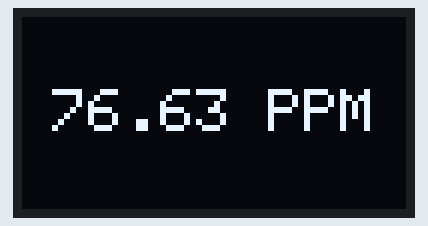
Recording of a sketch running on a simulated ESP32. On the bench: 128×64 one-colour display. The display library's start-up logo is not drawn.

Above: at 1.2 s.

The sketch:

mq135_burn-in.ino
```cpp
// Credits to Mona Samsam. Source: https://circuitdigest.com/microcontroller-projects/interfacing-mq135-gas-sensor-with-arduino-to-measure-co2-levels-in-ppm

#include "MQ135.h"
#include <SPI.h>
#include <Adafruit_GFX.h>
#include <Adafruit_SSD1306.h>

#define SCREEN_WIDTH 128    // OLED display width, in pixels
#define SCREEN_HEIGHT 64    // OLED display height, in pixels
#define OLED_RESET    32    // Reset pin
#define SCREEN_ADDRESS 0x3C ///< See datasheet for Address;

Adafruit_SSD1306 display(SCREEN_WIDTH, SCREEN_HEIGHT, &Wire, OLED_RESET); // OLED software I2C

void setup () {
  Serial.begin(9600);
  if(!display.begin(SSD1306_SWITCHCAPVCC, SCREEN_ADDRESS)) {
    Serial.println(F("SSD1306 allocation failed"));
    for(;;);          // Don't proceed, loop forever
  }
  display.display();
  delay(500);         // Pause for 0.5 second
  display.clearDisplay();               // Clear the buffer
  display.setTextSize(2);               // Normal 1:1 pixel scale
  display.setTextColor(SSD1306_WHITE);  // Draw white text
  display.setCursor(0,4);

  // Draw a single pixel in white
  display.drawPixel(10, 10, SSD1306_WHITE);
  display.display();
  delay(500);
  display.clearDisplay();   // Clear the buffer
}

void loop() {
  display.clearDisplay();                     // Clear the buffer
  display.setTextSize(2);                     // Normal 1:1 pixel scale
  display.setTextColor(SSD1306_WHITE);        // Draw white text
  display.setCursor(10,24);

  MQ135 gasSensor = MQ135(25);
  float rzero = gasSensor.getRZero();
  display.print(rzero);
  display.println(" PPM");
  display.display();
  delay(1000);
}
```
